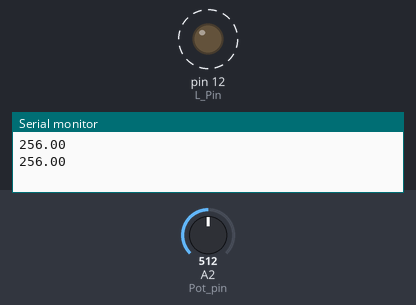
A sketch run on a simulated Arduino Uno, built with avr-gcc and run on an emulated ATmega328P. Parts: output pins drawn as LEDs (lit = HIGH), the last lines printed to the serial monitor. Dashed ring = blinking. The test bench sets the inputs (shaded band); at power-on: A2 (Pot_pin) = 512.

Above: at 0.89 s.
1.4 s: A2 (Pot_pin) set to 900
At 1.76 s:
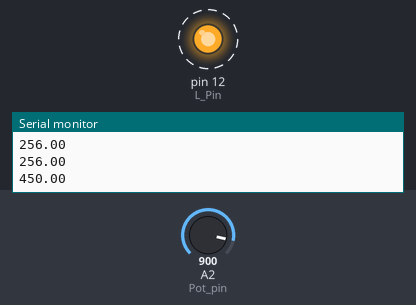
4.5 s: A2 (Pot_pin) set to 306
At 4.91 s:
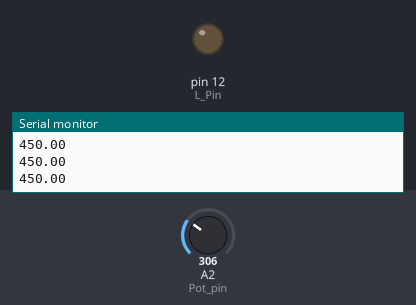
Timing chart, 0 to 13.6 s (numbered marks = the images above; inputs shaded):
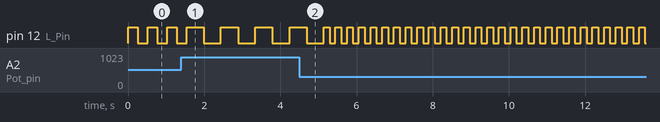

Measured:
- after the input at 1.4 s, pin 12 (L_Pin): alternates HIGH for 0.45 s and LOW for 0.45 s, starting after 0.59 s
- by itself, pin 12 (L_Pin): alternates HIGH for 0.26 s and LOW for 0.26 s

The sketch:

Laser_Test.ino
```cpp
int L_Pin = 12;
int Pot_pin = A2;

float volt;

void setup() {
  // put your setup code here, to run once:
  Serial.begin(9600);
  pinMode(L_Pin, OUTPUT);
}

void loop() {
  // put your main code here, to run repeatedly:
  volt = analogRead(Pot_pin)/2.0;
  Serial.println(volt);
  digitalWrite(L_Pin, HIGH);
  delay(volt);
  digitalWrite(L_Pin, LOW);
  delay(volt);
}
```
